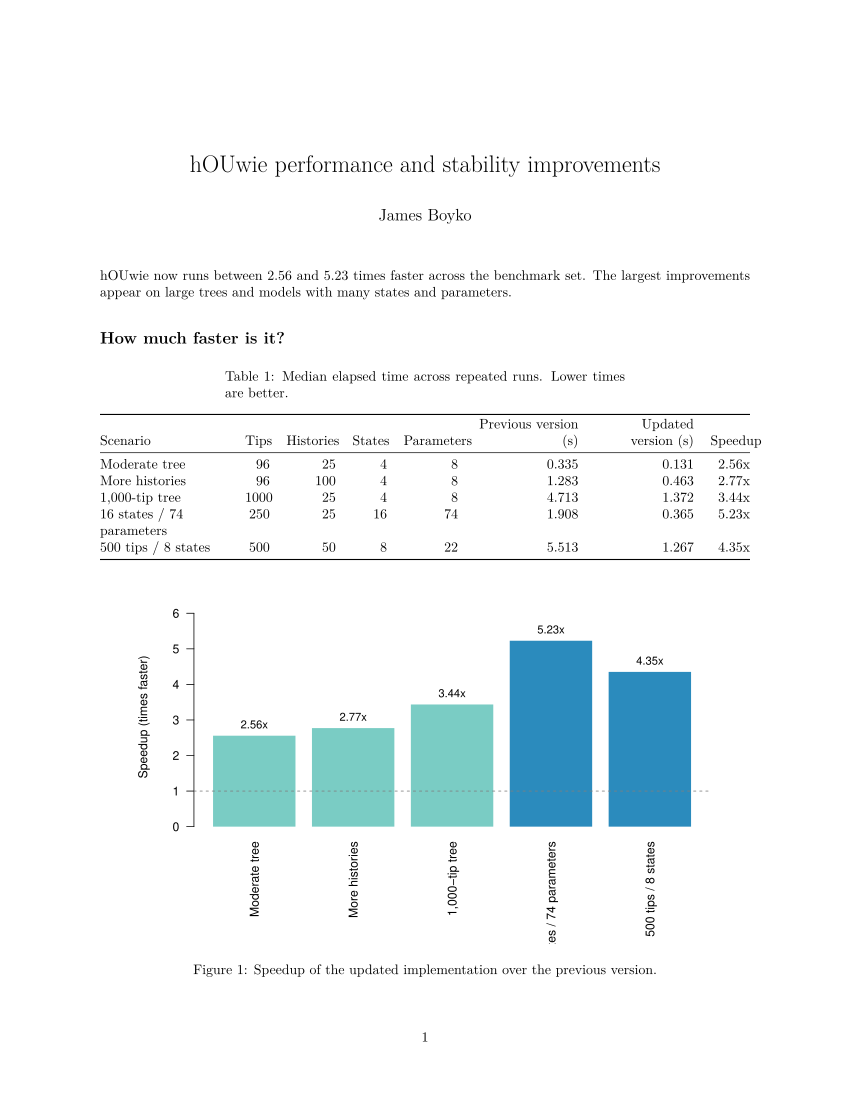

R code for this plot:
## ----setup, include=FALSE-----------------------------------------------------
knitr::opts_chunk$set(
  echo = FALSE,
  warning = FALSE,
  message = FALSE,
  fig.align = "center",
  out.width = "90%"
)

performance <- data.frame(
  scenario = c(
    "Moderate tree",
    "More histories",
    "1,000-tip tree",
    "16 states / 74 parameters",
    "500 tips / 8 states"
  ),
  tips = c(96, 96, 1000, 250, 500),
  histories = c(25, 100, 25, 25, 50),
  states = c(4, 4, 4, 16, 8),
  parameters = c(8, 8, 8, 74, 22),
  previous_seconds = c(0.335, 1.283, 4.713, 1.908, 5.513),
  updated_seconds = c(0.131, 0.463, 1.372, 0.365, 1.267),
  stringsAsFactors = FALSE
)
performance$speedup <- performance$previous_seconds /
  performance$updated_seconds

performance_table <- data.frame(
  Scenario = performance$scenario,
  Tips = performance$tips,
  Histories = performance$histories,
  States = performance$states,
  Parameters = performance$parameters,
  `Previous version (s)` = sprintf("%.3f", performance$previous_seconds),
  `Updated version (s)` = sprintf("%.3f", performance$updated_seconds),
  Speedup = sprintf("%.2fx", performance$speedup),
  check.names = FALSE
)

## ----performance-table--------------------------------------------------------
knitr::kable(
  performance_table,
  align = c("l", rep("r", 7)),
  caption = "Median elapsed time across repeated runs. Lower times are better."
)

## ----performance-plot, fig.width=8, fig.height=4.8, fig.cap="Speedup of the updated implementation over the previous version."----
bar_colors <- ifelse(performance$speedup >= 4, "#2b8cbe", "#7bccc4")
old_par <- par(mar = c(8, 4.2, 1, 0.5))
bars <- barplot(
  performance$speedup,
  names.arg = performance$scenario,
  las = 2,
  ylim = c(0, max(performance$speedup) * 1.18),
  ylab = "Speedup (times faster)",
  col = bar_colors,
  border = NA
)
abline(h = 1, lty = 2, col = "grey50")
text(
  bars,
  performance$speedup,
  labels = sprintf("%.2fx", performance$speedup),
  pos = 3,
  cex = 0.9
)
par(old_par)
